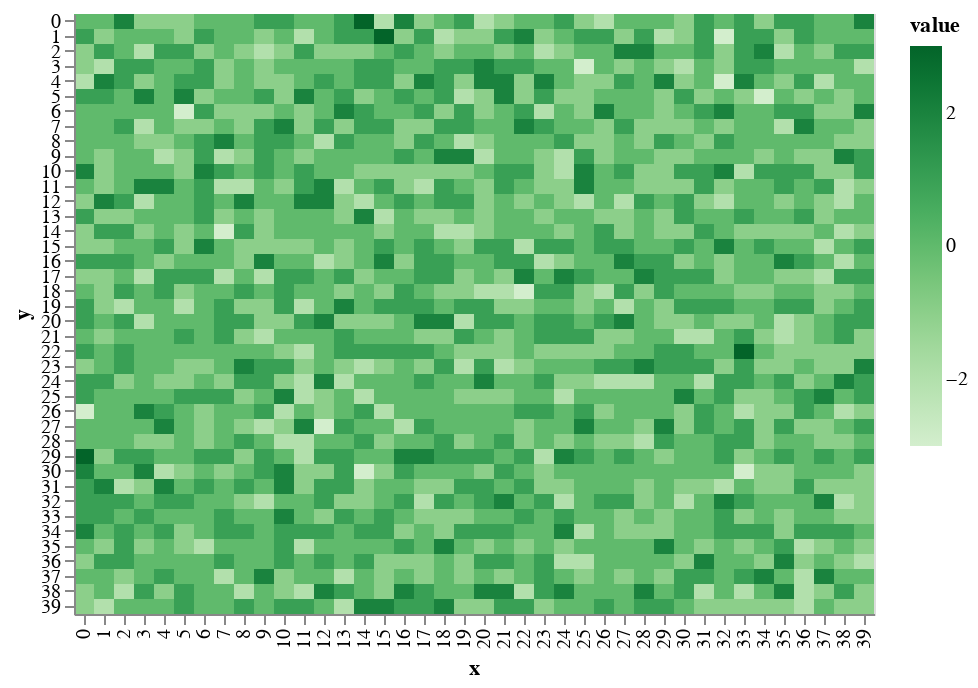

Write notebook code for a chart like this one.
### Markdown cell above
# in the beginning, the world was void and without form.

Starting with a grid with nothing on it. No elevation, no terrain. All of this will be generated procedurally. 

You can see here that the terrain is shifted on a random-normal distribution to make it look _uneven_. Making it randomly doesn't make it look _real_ so I'm going to have to be smarter about the rules that raise and lower terrain in order to make them look like mountains.

### Code cell
world.shift_terrain()
draw.drawTerrainHeight(world.grid_elevation)

### Figure 1 — Vega-Lite specification as saved in the notebook (floating-point values rounded to 4 significant figures; data arrays with more than 128 entries replaced by an {"elided": "..."} marker saying what was removed)
{"$schema": "https://vega.github.io/schema/vega-lite/v2.6.0.json", "config": {"view": {"height": 300, "width": 400}}, "data": {"name": "data-b0a53d58629e3d9f724f0339adb24b9d"}, "datasets": {"data-b0a53d58629e3d9f724f0339adb24b9d": {"elided": "1600 records"}}, "encoding": {"color": {"field": "value", "scale": {"scheme": "greens"}, "type": "quantitative"}, "x": {"field": "x", "type": "ordinal"}, "y": {"field": "y", "type": "ordinal"}}, "mark": "rect"}
